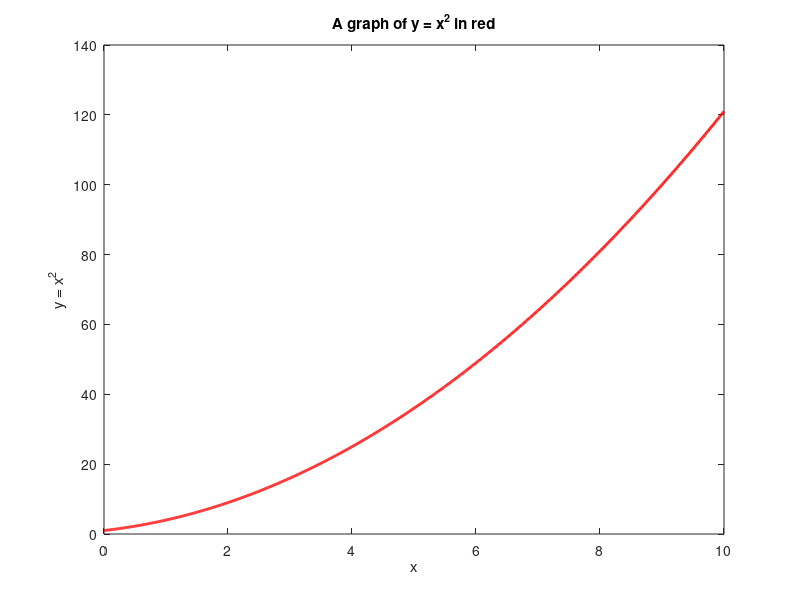

Source code (MATLAB): (Note: this script raises an error after producing the figure.)
x = linspace(0, 10, 1000);
y = x.^2 + 2*x + 1;
plot(x, y, 'LineWidth', 2, 'Color', 'red');
xlabel('x');
ylabel('y = x^2');
title('A graph of y = x^2 in red');
[a, b] = ginput(1);
str = 'Every point represnets (x, x^2 + 2*x + 1)';
text(a, b, str);
hold on;
y = -x.^2 + 12;
plot(x, y, 'LineWidth', 2, 'Color', 'black');
gtext('Another graph for practicing parabola');
hold off;
